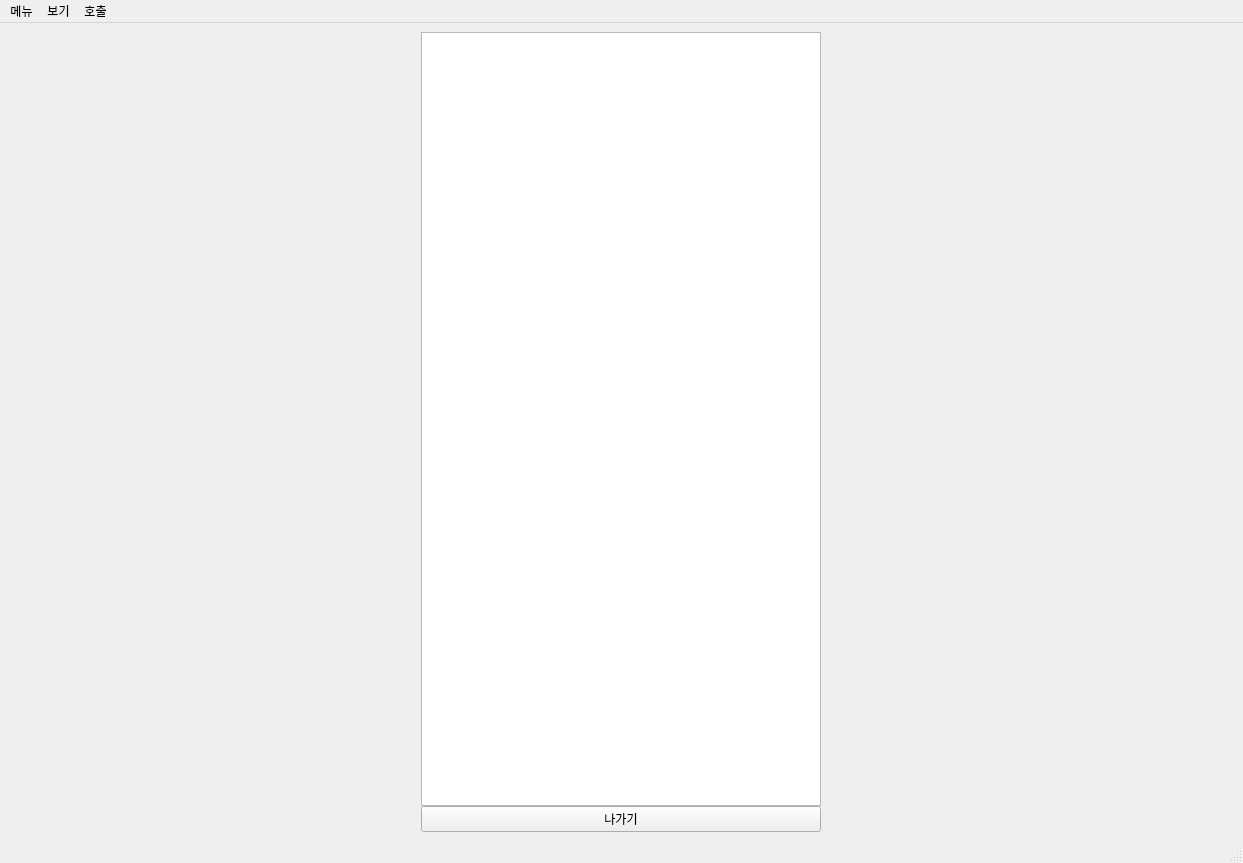
<?xml version="1.0" encoding="UTF-8"?>
<ui version="4.0">
 <class>MainWindow</class>
 <widget class="QMainWindow" name="MainWindow">
  <property name="geometry">
   <rect>
    <x>0</x>
    <y>0</y>
    <width>1243</width>
    <height>863</height>
   </rect>
  </property>
  <property name="minimumSize">
   <size>
    <width>0</width>
    <height>0</height>
   </size>
  </property>
  <property name="mouseTracking">
   <bool>false</bool>
  </property>
  <property name="windowTitle">
   <string>MainWindow</string>
  </property>
  <widget class="QWidget" name="centralwidget">
   <layout class="QGridLayout" name="gridLayout">
    <item row="0" column="0" rowspan="2">
     <layout class="QGridLayout" name="video_layout">
      <property name="spacing">
       <number>1</number>
      </property>
     </layout>
    </item>
    <item row="0" column="1" rowspan="2">
     <layout class="QVBoxLayout" name="alert_layout">
      <property name="spacing">
       <number>0</number>
      </property>
      <property name="bottomMargin">
       <number>0</number>
      </property>
      <item>
       <widget class="QTextBrowser" name="alert_browser">
        <property name="enabled">
         <bool>true</bool>
        </property>
        <property name="minimumSize">
         <size>
          <width>0</width>
          <height>0</height>
         </size>
        </property>
        <property name="maximumSize">
         <size>
          <width>400</width>
          <height>16777215</height>
         </size>
        </property>
       </widget>
      </item>
      <item>
       <widget class="QPushButton" name="exit_button">
        <property name="minimumSize">
         <size>
          <width>0</width>
          <height>20</height>
         </size>
        </property>
        <property name="maximumSize">
         <size>
          <width>400</width>
          <height>16777215</height>
         </size>
        </property>
        <property name="text">
         <string>나가기</string>
        </property>
        <property name="autoDefault">
         <bool>false</bool>
        </property>
       </widget>
      </item>
     </layout>
    </item>
   </layout>
  </widget>
  <widget class="QMenuBar" name="menubar">
   <property name="geometry">
    <rect>
     <x>0</x>
     <y>0</y>
     <width>1243</width>
     <height>26</height>
    </rect>
   </property>
   <widget class="QMenu" name="menu">
    <property name="title">
     <string>메뉴</string>
    </property>
    <addaction name="actionHome"/>
   </widget>
   <widget class="QMenu" name="menu_2">
    <property name="title">
     <string>보기</string>
    </property>
    <addaction name="action_prev_video"/>
   </widget>
   <widget class="QMenu" name="menu_3">
    <property name="title">
     <string>호출</string>
    </property>
    <addaction name="actionemergency"/>
    <addaction name="actionfront_desk"/>
   </widget>
   <addaction name="menu"/>
   <addaction name="menu_2"/>
   <addaction name="menu_3"/>
  </widget>
  <widget class="QStatusBar" name="statusbar"/>
  <action name="actionHome">
   <property name="text">
    <string>Home</string>
   </property>
  </action>
  <action name="action_prev_video">
   <property name="text">
    <string>previous_video</string>
   </property>
  </action>
  <action name="actionemergency">
   <property name="text">
    <string>emergency</string>
   </property>
  </action>
  <action name="actionfront_desk">
   <property name="text">
    <string>front desk</string>
   </property>
  </action>
  <action name="actionPrevious_Video">
   <property name="text">
    <string>Previous Video</string>
   </property>
  </action>
 </widget>
 <resources/>
 <connections/>
</ui>
